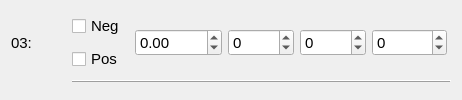
       <widget class="QWidget" name="contact03Wig" native="true">
        <layout class="QGridLayout" name="gridLayout_20">
         <item row="0" column="3" rowspan="2">
          <widget class="QWidget" name="widget_3" native="true">
           <layout class="QGridLayout" name="gridLayout_11">
            <property name="leftMargin">
             <number>4</number>
            </property>
            <property name="rightMargin">
             <number>4</number>
            </property>
            <item row="0" column="0">
             <widget class="QDoubleSpinBox" name="contact03Amp">
              <property name="sizePolicy">
               <sizepolicy hsizetype="Fixed" vsizetype="Fixed">
                <horstretch>0</horstretch>
                <verstretch>0</verstretch>
               </sizepolicy>
              </property>
              <property name="minimumSize">
               <size>
                <width>50</width>
                <height>0</height>
               </size>
              </property>
              <property name="font">
               <font>
                <family>Arial</family>
                <pointsize>11</pointsize>
               </font>
              </property>
              <property name="focusPolicy">
               <enum>Qt::StrongFocus</enum>
              </property>
              <property name="styleSheet">
               <string notr="true"/>
              </property>
              <property name="showGroupSeparator" stdset="0">
               <bool>false</bool>
              </property>
              <property name="minimum">
               <double>-1000.000000000000000</double>
              </property>
              <property name="maximum">
               <double>1000.000000000000000</double>
              </property>
             </widget>
            </item>
            <item row="0" column="1">
             <widget class="QDoubleSpinBox" name="contact03Freq">
              <property name="sizePolicy">
               <sizepolicy hsizetype="Fixed" vsizetype="Fixed">
                <horstretch>0</horstretch>
                <verstretch>0</verstretch>
               </sizepolicy>
              </property>
              <property name="minimumSize">
               <size>
                <width>50</width>
                <height>0</height>
               </size>
              </property>
              <property name="font">
               <font>
                <family>Arial</family>
                <pointsize>11</pointsize>
               </font>
              </property>
              <property name="focusPolicy">
               <enum>Qt::StrongFocus</enum>
              </property>
              <property name="styleSheet">
               <string notr="true"/>
              </property>
              <property name="showGroupSeparator" stdset="0">
               <bool>false</bool>
              </property>
              <property name="decimals">
               <number>0</number>
              </property>
              <property name="minimum">
               <double>-1000.000000000000000</double>
              </property>
              <property name="maximum">
               <double>1000.000000000000000</double>
              </property>
             </widget>
            </item>
            <item row="0" column="2">
             <widget class="QDoubleSpinBox" name="contact03PW">
              <property name="sizePolicy">
               <sizepolicy hsizetype="Fixed" vsizetype="Fixed">
                <horstretch>0</horstretch>
                <verstretch>0</verstretch>
               </sizepolicy>
              </property>
              <property name="minimumSize">
               <size>
                <width>50</width>
                <height>0</height>
               </size>
              </property>
              <property name="font">
               <font>
                <family>Arial</family>
                <pointsize>11</pointsize>
               </font>
              </property>
              <property name="focusPolicy">
               <enum>Qt::StrongFocus</enum>
              </property>
              <property name="styleSheet">
               <string notr="true"/>
              </property>
              <property name="decimals">
               <number>0</number>
              </property>
              <property name="minimum">
               <double>-1000.000000000000000</double>
              </property>
              <property name="maximum">
               <double>1000.000000000000000</double>
              </property>
             </widget>
            </item>
            <item row="0" column="3">
             <widget class="QDoubleSpinBox" name="contact03Imp">
              <property name="sizePolicy">
               <sizepolicy hsizetype="Fixed" vsizetype="Fixed">
                <horstretch>0</horstretch>
                <verstretch>0</verstretch>
               </sizepolicy>
              </property>
              <property name="minimumSize">
               <size>
                <width>60</width>
                <height>0</height>
               </size>
              </property>
              <property name="font">
               <font>
                <family>Arial</family>
                <pointsize>11</pointsize>
               </font>
              </property>
              <property name="focusPolicy">
               <enum>Qt::StrongFocus</enum>
              </property>
              <property name="decimals">
               <number>0</number>
              </property>
              <property name="minimum">
               <double>-10000.000000000000000</double>
              </property>
              <property name="maximum">
               <double>10000.000000000000000</double>
              </property>
             </widget>
            </item>
           </layout>
          </widget>
         </item>
         <item row="0" column="2">
          <widget class="QCheckBox" name="contact03Neg">
           <property name="sizePolicy">
            <sizepolicy hsizetype="Fixed" vsizetype="Fixed">
             <horstretch>0</horstretch>
             <verstretch>0</verstretch>
            </sizepolicy>
           </property>
           <property name="minimumSize">
            <size>
             <width>47</width>
             <height>0</height>
            </size>
           </property>
           <property name="font">
            <font>
             <family>Arial</family>
             <pointsize>11</pointsize>
            </font>
           </property>
           <property name="focusPolicy">
            <enum>Qt::NoFocus</enum>
           </property>
           <property name="text">
            <string>Neg</string>
           </property>
           <attribute name="buttonGroup">
            <string notr="true">polarity03</string>
           </attribute>
          </widget>
         </item>
         <item row="0" column="0" rowspan="2">
          <widget class="QLabel" name="contact03Text">
           <property name="sizePolicy">
            <sizepolicy hsizetype="Fixed" vsizetype="Preferred">
             <horstretch>0</horstretch>
             <verstretch>0</verstretch>
            </sizepolicy>
           </property>
           <property name="minimumSize">
            <size>
             <width>55</width>
             <height>0</height>
            </size>
           </property>
           <property name="font">
            <font>
             <family>Arial</family>
             <pointsize>11</pointsize>
            </font>
           </property>
           <property name="text">
            <string>03:</string>
           </property>
           <property name="alignment">
            <set>Qt::AlignLeading|Qt::AlignLeft|Qt::AlignVCenter</set>
           </property>
           <property name="margin">
            <number>0</number>
           </property>
           <property name="indent">
            <number>0</number>
           </property>
          </widget>
         </item>
         <item row="1" column="2">
          <widget class="QCheckBox" name="contact03Pos">
           <property name="sizePolicy">
            <sizepolicy hsizetype="Fixed" vsizetype="Fixed">
             <horstretch>0</horstretch>
             <verstretch>0</verstretch>
            </sizepolicy>
           </property>
           <property name="minimumSize">
            <size>
             <width>47</width>
             <height>0</height>
            </size>
           </property>
           <property name="font">
            <font>
             <family>Arial</family>
             <pointsize>11</pointsize>
            </font>
           </property>
           <property name="focusPolicy">
            <enum>Qt::NoFocus</enum>
           </property>
           <property name="text">
            <string>Pos</string>
           </property>
           <attribute name="buttonGroup">
            <string notr="true">polarity03</string>
           </attribute>
          </widget>
         </item>
         <item row="2" column="2" colspan="2">
          <widget class="Line" name="line_26">
           <property name="sizePolicy">
            <sizepolicy hsizetype="MinimumExpanding" vsizetype="Fixed">
             <horstretch>0</horstretch>
             <verstretch>0</verstretch>
            </sizepolicy>
           </property>
           <property name="minimumSize">
            <size>
             <width>225</width>
             <height>0</height>
            </size>
           </property>
           <property name="font">
            <font>
             <family>Arial</family>
             <pointsize>11</pointsize>
            </font>
           </property>
           <property name="styleSheet">
            <string notr="true">padding-top:9px;</string>
           </property>
           <property name="frameShadow">
            <enum>QFrame::Raised</enum>
           </property>
           <property name="lineWidth">
            <number>1</number>
           </property>
           <property name="orientation">
            <enum>Qt::Horizontal</enum>
           </property>
          </widget>
         </item>
        </layout>
       </widget>
